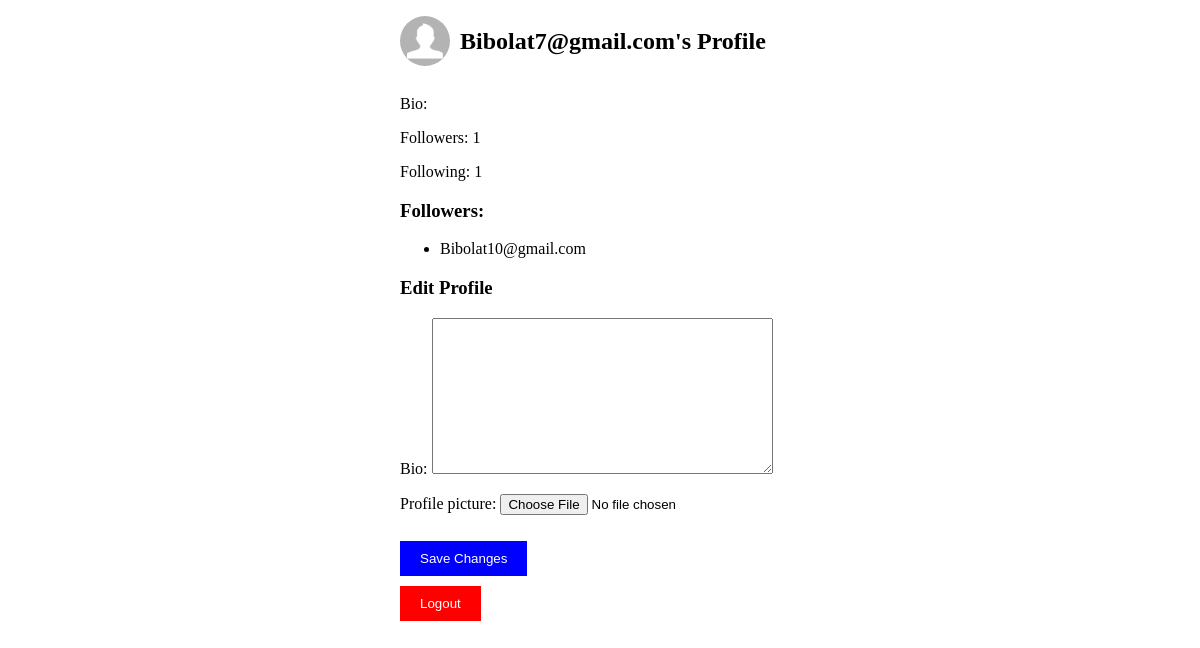
The app's page /users/profile/Bibolat7@gmail.com/ (signed in), older data.
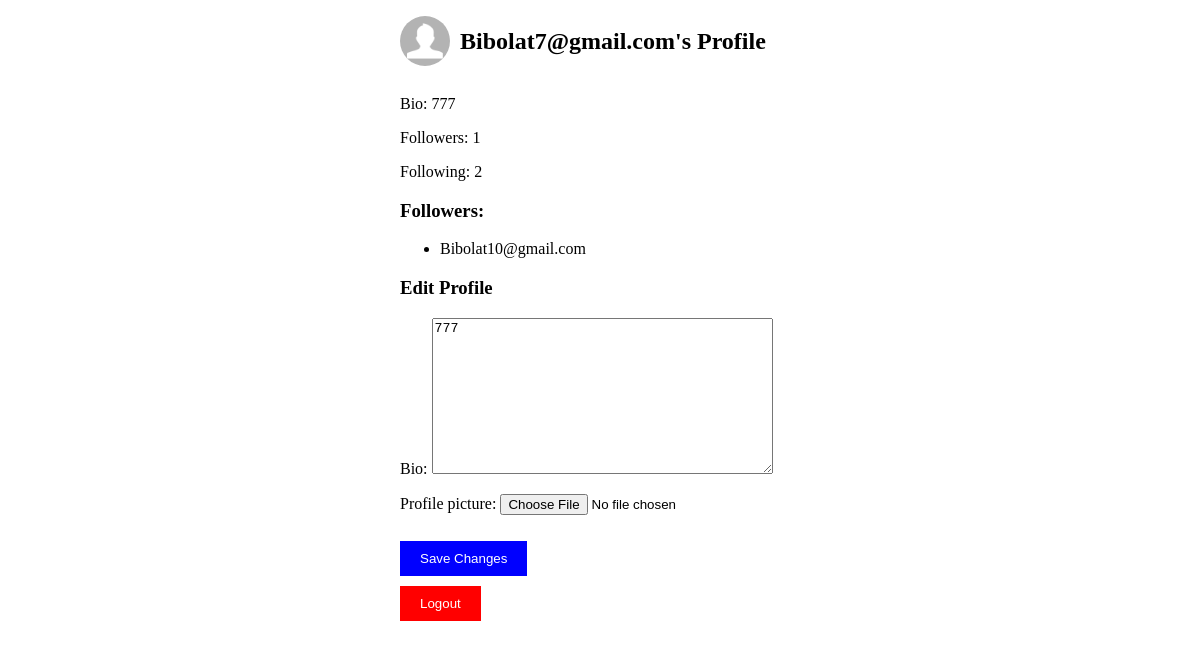
The same page, newer data.
### users/models.py (models this page shows, shortened)
class Profile(models.Model):
    user = models.OneToOneField(User, on_delete=models.CASCADE)
    bio = models.TextField(blank=True, null=True)
    profile_picture = models.ImageField(upload_to='profile_pics', blank=True, null=True)

### users/views.py (the view)
# urls.py: path('profile/<str:username>/', views.profile_detail, name='profile_detail'),
def profile_detail(request, username):
    user = get_object_or_404(User, username=username)
    profile = get_object_or_404(Profile, user=user)
    form = None
    if request.method == 'POST':
        if request.user == user:
            form = ProfileForm(request.POST, request.FILES, instance=profile)
            if form.is_valid():
                form.save()
                return redirect('profile_detail', username=user.username)
        else:
            if 'follow' in request.POST:
                Follow.objects.get_or_create(follower=request.user, following=user)
            elif 'unfollow' in request.POST:
                Follow.objects.filter(follower=request.user, following=user).delete()
    else:
        if request.user == user:
            form = ProfileForm(instance=profile)
    is_following = Follow.objects.filter(follower=request.user, following=user).exists()
    followers_count = Follow.objects.filter(following=user).count()
    following_count = Follow.objects.filter(follower=user).count()
    followers = Follow.objects.filter(following=user).values_list('follower__username', flat=True)
    return render(request, 'users/profile.html', {
        'profile': profile,
        'form': form,
        'is_following': is_following,
        'followers_count': followers_count,
        'following_count': following_count,
        'followers': followers,
        'MEDIA_URL': settings.MEDIA_URL,
    })

### users/forms.py
class ProfileForm(forms.ModelForm):
    class Meta:
        model = Profile
        fields = ['bio', 'profile_picture']
        widgets = {
            'bio': forms.Textarea(attrs={'class': 'form-control'}),
            'profile_picture': forms.ClearableFileInput(attrs={'class': 'form-control'}),
        }

### users/templates/users/profile.html (shortened to what this page needs)
<!DOCTYPE html>
<html lang="en">
<head>
</head>
<body>
    <div class="container">
        <div class="profile-header">
            {% if profile.profile_picture %}
                <img src="{{ profile.profile_picture.url }}" width="50" height="50">
            {% else %}
                <img src="{{ MEDIA_URL }}profile_pics/no-profile-picture-icon.webp" alt="Default profile picture" width="50" height="50">
            {% endif %}
            <h2>{{ profile.user.username }}'s Profile</h2>
        </div>
        <p>Bio: {{ profile.bio }}</p>
        <p>Followers: {{ followers_count }}</p>
        <p>Following: {{ following_count }}</p>
        <h3>Followers:</h3>
        <ul>
            {% for follower in followers %}
                <li>{{ follower }}</li>
            {% empty %}
                <li>No followers yet.</li>
            {% endfor %}
        </ul>
        {% if form %}
            <h3>Edit Profile</h3>
            <form method="POST" enctype="multipart/form-data">
                {{ form.as_p }}
                <button type="submit" class="btn">Save Changes</button>
            </form>
        {% endif %}
        {% if request.user == profile.user %}
            <form method="POST" action="{% url 'logout' %}">
                <button type="submit" class="btn btn-danger">Logout</button>
            </form>
        {% endif %}
    </div>
</body>
</html>

### users/templates/users/profile.html (style rules this page uses)
.container { max-width: 400px; margin: auto; }
.profile-header { display: flex; align-items: center; margin-bottom: 20px; }
.profile-header img { border-radius: 50%; margin-right: 10px; }
.btn { padding: 10px 20px; border: none; cursor: pointer; background-color: blue; color: white; margin-top: 10px; }
.btn-danger { background-color: red; }

Row changes from the older to the newer data that the page shows:
changed Profile "Bibolat7@gmail.com": bio (not shown) → "777"
Text that changed along with them:
{{ following_count }}: "1" → "2"
